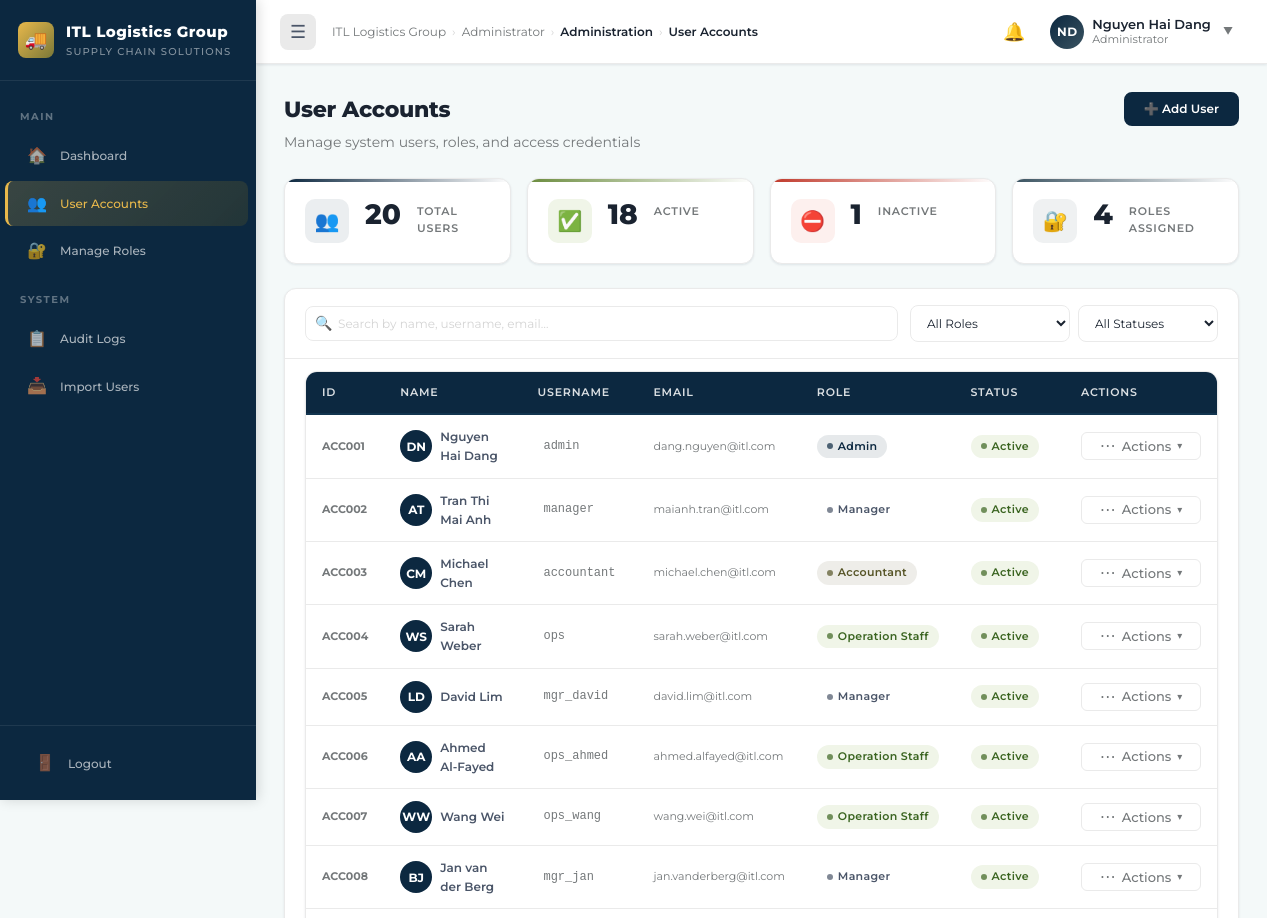
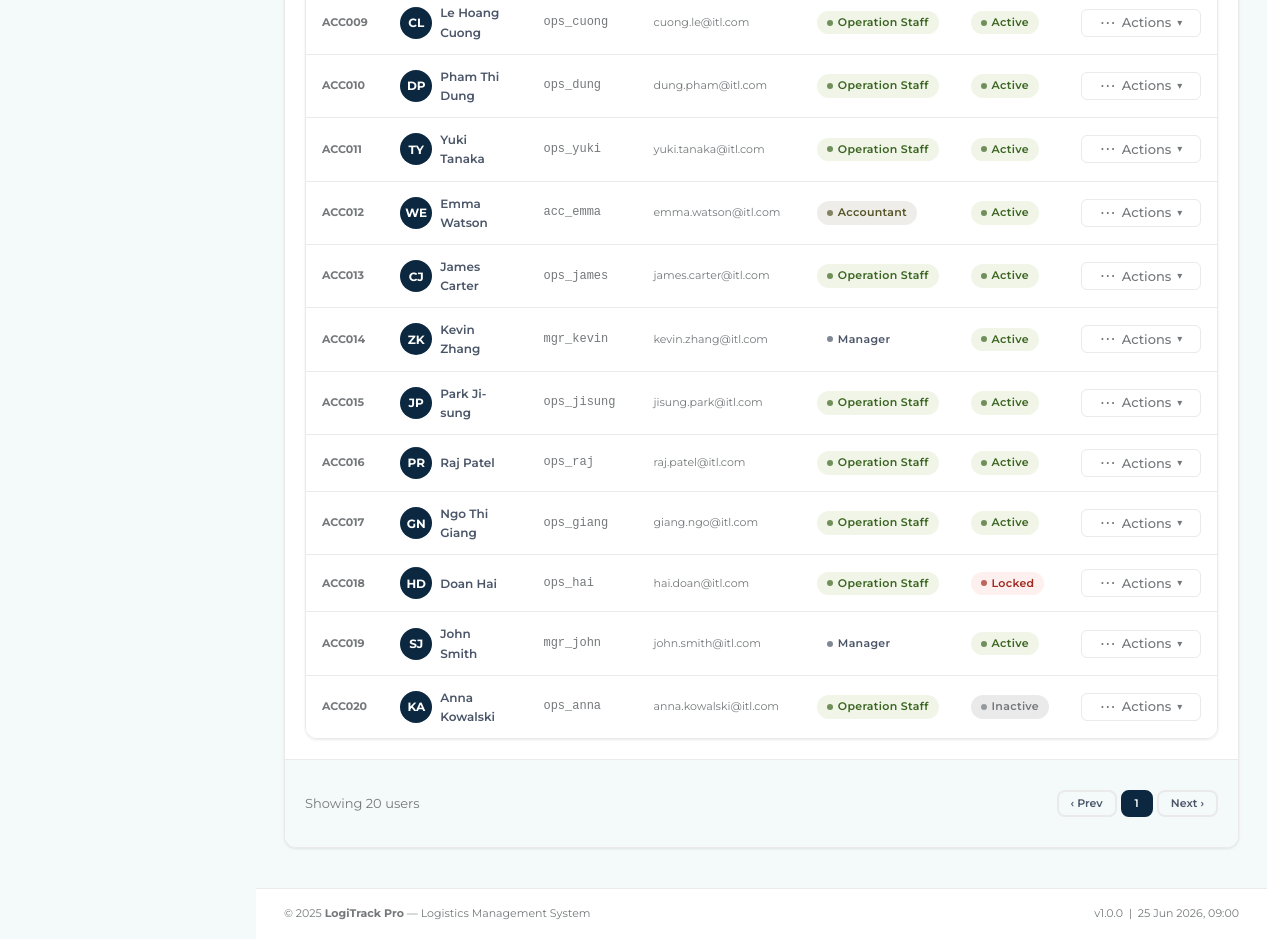
The page /admin/users.php (signed in) on the database its author committed (2 pictures, top to bottom).
### tables this page shows
CREATE TABLE `employee` (
  `EmployeeID` int(11) NOT NULL,
  `RoleID` int(11) DEFAULT NULL,
  `WarehouseID` int(11) DEFAULT NULL,
  `FullName` varchar(100) DEFAULT NULL,
  `DoB` date DEFAULT NULL,
  `ContactEmail` varchar(100) DEFAULT NULL,
  `Phone` varchar(20) DEFAULT NULL
);

CREATE TABLE `account` (
  `AccountID` int(11) NOT NULL,
  `EmployeeID` int(11) DEFAULT NULL,
  `RoleID` int(11) DEFAULT NULL,
  `Username` varchar(50) NOT NULL,
  `PasswordHash` varchar(255) NOT NULL,
  `Status` enum('Active','Inactive','Locked') DEFAULT 'Active'
);

CREATE TABLE `role` (
  `RoleID` int(11) NOT NULL,
  `RoleName` varchar(50) NOT NULL
);

### includes/auth_check.php (called while the page is built, shortened)
<?php
function current_user(): array {
    return $_SESSION['user'] ?? [];
}
function current_role(): string {
    return $_SESSION['user']['role'] ?? '';
}

### admin/users.php (the view, shortened to what this page needs)
<?php
require_once __DIR__ . '/../includes/auth_check.php';
require_once __DIR__ . '/../includes/page_shell.php';
$db = get_db();
$sql = "
    SELECT
        a.AccountID,
        a.Username,
        a.Status,
        e.FullName,
        e.ContactEmail,
        r.RoleID,
        r.RoleName
    FROM account a
    JOIN employee e ON a.EmployeeID = e.EmployeeID
    JOIN role r     ON a.RoleID     = r.RoleID
    ORDER BY a.AccountID ASC
";
$result   = $db->query($sql);
$accounts = [];
while ($row = $result->fetch_assoc()) {
    $accounts[] = $row;
}
$roles_result = $db->query("SELECT RoleID, RoleName FROM role ORDER BY RoleID");
$role_options = [];
while ($r = $roles_result->fetch_assoc()) {
    $role_options[$r['RoleID']] = $r['RoleName'];
}
$total_users    = count($accounts);
$active_users   = count(array_filter($accounts, fn($a) => $a['Status'] === 'Active'));
$inactive_users = count(array_filter($accounts, fn($a) => $a['Status'] === 'Inactive'));
open_page('User Accounts', 'users', [['label' => 'Administration'], ['label' => 'User Accounts']]);
?>
<div class="page-header">
  <div>
    <h1 class="page-title">User Accounts</h1>
    <p class="text-muted" style="margin-top:4px;">Manage system users, roles, and access credentials</p>
  </div>
  <div class="page-actions">
    <button class="btn btn-primary" data-modal-open="modalAddUser">➕ Add User</button>
  </div>
</div>
<div class="stats-grid">
  <div class="stat-card navy">
    <div class="stat-icon">👥</div>
    <div class="stat-value"><?= $total_users ?></div>
    <div class="stat-label">Total Users</div>
  </div>
  <div class="stat-card green">
    <div class="stat-icon">✅</div>
    <div class="stat-value"><?= $active_users ?></div>
    <div class="stat-label">Active</div>
  </div>
  <div class="stat-card red">
    <div class="stat-icon">⛔</div>
    <div class="stat-value"><?= $inactive_users ?></div>
    <div class="stat-label">Inactive</div>
  </div>
  <div class="stat-card slate">
    <div class="stat-icon">🔐</div>
    <div class="stat-value"><?= count($role_options) ?></div>
    <div class="stat-label">Roles Assigned</div>
  </div>
</div>
<div class="card mt-24" style="overflow:hidden;">
  <div class="table-toolbar" style="padding:16px 20px;border-bottom:1px solid var(--border-color);">
    <div class="search-input-wrapper" style="flex:1;">
      <span class="search-icon">🔍</span>
      <input type="text" placeholder="Search by name, username, email…"
             data-table-search="usersTable" class="form-control"
             style="padding-left:32px;width:100%;">
    </div>
    <div class="flex gap-8">
      <select class="form-control" id="filterRole" onchange="filterUsers()" style="min-width:160px;">
        <option value="">All Roles</option>
      </select>
      <select class="form-control" id="filterStatus" onchange="filterUsers()" style="min-width:140px;">
        <option value="">All Statuses</option>
      </select>
    </div>
  </div>
  <div style="padding:0 20px 20px;">
  <div class="table-wrapper">
    <table id="usersTable">
      <thead>
        <tr>
          <th>ID</th>
          <th>Name</th>
          <th>Username</th>
          <th>Email</th>
          <th>Role</th>
          <th>Status</th>
          <th style="text-align:left;width:140px;">Actions</th>
        </tr>
      </thead>
      <tbody>
        <?php foreach ($accounts as $acc):
          $role_badge_color = match(strtolower($acc['RoleName'])) {
              'admin'            => 'navy',
              'manager'          => 'slate',
              'accountant'       => 'olive',
              'operation staff'  => 'green',
              default            => 'gray',
          };
          $status_badge_color = match($acc['Status']) {
              'Active'   => 'green',
              'Inactive' => 'gray',
              'Locked'   => 'red',
              default    => 'gray',
          };
          $name_parts = explode(' ', $acc['FullName']);
          $avatar = mb_strtoupper(mb_substr(end($name_parts), 0, 1) . mb_substr($name_parts[0], 0, 1));
        ?>
          <tr data-role="<?= $acc['RoleID'] ?>" data-status="<?= htmlspecialchars($acc['Status']) ?>">
            <td class="td-muted font-bold">ACC<?= str_pad($acc['AccountID'], 3, '0', STR_PAD_LEFT) ?></td>
            <td>
              <div class="flex gap-8" style="align-items:center;">
                <div style="width:32px;height:32px;border-radius:50%;background:var(--c-navy-800);color:#fff;
                            display:flex;align-items:center;justify-content:center;font-weight:700;
                            font-size:12px;flex-shrink:0;">
                  <?= htmlspecialchars($avatar) ?>
                </div>
                <span style="font-weight:600;"><?= htmlspecialchars($acc['FullName']) ?></span>
              </div>
            </td>
            <td class="td-muted">
              <code style="background:var(--bg-alt);padding:2px 6px;border-radius:4px;font-size:12px;">
                <?= htmlspecialchars($acc['Username']) ?>
              </code>
            </td>
            <td class="td-muted"><?= htmlspecialchars($acc['ContactEmail']) ?></td>
            <td><span class="badge badge-<?= $role_badge_color ?>"><?= htmlspecialchars($acc['RoleName']) ?></span></td>
            <td><span class="badge badge-<?= $status_badge_color ?>"><?= htmlspecialchars($acc['Status']) ?></span></td>
            <td style="text-align:left;">
              <div class="action-menu" style="display:inline-flex;justify-content:flex-start;">
                <button class="action-menu-btn btn btn-outline btn-sm"
                        data-dropdown-toggle="userMenu<?= $acc['AccountID'] ?>"
                        style="display:inline-flex;align-items:center;gap:6px;padding:5px 20px;font-size:13px;font-weight:500;border-radius:6px;white-space:nowrap;width:120px;justify-content:center;">
                  <span style="font-size:16px;line-height:1;">⋯</span> Actions <span style="font-size:10px;">▾</span>
                </button>
              </div>
            </td>
          </tr>
        <?php endforeach; ?>
      </tbody>
    </table>
  </div>
  </div>
  <div class="card-footer flex-between">
    <span class="text-muted" style="font-size:13px;" id="userCount">
      Showing <?= $total_users ?> users
    </span>
    <div class="pagination">
      <button class="btn btn-ghost btn-sm" disabled>‹ Prev</button>
      <button class="btn btn-primary btn-sm">1</button>
      <button class="btn btn-ghost btn-sm" disabled>Next ›</button>
    </div>
  </div>
</div>

### includes/header.php (shortened to what this page needs)
<?php
$user = current_user();
$role = current_role();
function get_badge_count(string $query): int {
    try {
        $db = get_db();
        $result = $db->query($query);
        if ($result && $row = $result->fetch_row()) {
            return (int)$row[0];
        }
    } catch (Exception $e) {  }
    return 0;
}
$badge_exceptions_ops = get_badge_count(
    "SELECT COUNT(*) FROM operational_exception WHERE ApprovalStatus IN ('Pending','Under Investigation')"
);
$badge_exceptions_mgr = $badge_exceptions_ops;
$badge_aging          = get_badge_count(
    "SELECT COUNT(*) FROM invoice WHERE InvoiceType = 'AR_Receivable'
     AND IssueDate < DATE_SUB(NOW(), INTERVAL 30 DAY)"
);
$badge_notifications  = 0;
$b = defined('BASE_URL') ? BASE_URL : '';
$menu = $navMenus[$role] ?? [];
$roleLabels = [
    'admin'      => 'Administrator',
    'manager'    => 'Manager',
    'accountant' => 'Accountant',
    'operations' => 'Operation Staff',
];
$roleLabelDisplay = $roleLabels[$role] ?? ucfirst($role);
$breadcrumbs = $breadcrumbs ?? [];
$activePage  = $activePage  ?? '';
?>
<div class="sidebar" id="mainSidebar">
  <a href="javascript:void(0)" class="sidebar-logo">
    <div class="sidebar-logo-icon">🚚</div>
    <div class="sidebar-logo-text">
      <span class="brand">ITL Logistics Group</span>
      <span class="tagline">Supply Chain Solutions</span>
    </div>
  </a>
  <nav class="sidebar-nav">
    <?php foreach ($menu as $sectionKey => $items): ?>
      <div class="nav-section-label"><?= ucfirst($sectionKey) ?></div>
      <?php foreach ($items as $item): ?>
        <a href="<?= $item['url'] ?>"
           class="nav-item <?= ($activePage === $item['key']) ? 'active' : '' ?>"
           data-tooltip="<?= htmlspecialchars($item['label']) ?>">
          <span class="nav-icon"><?= $item['icon'] ?></span>
          <span class="nav-label"><?= htmlspecialchars($item['label']) ?></span>
        </a>
      <?php endforeach; ?>
    <?php endforeach; ?>
  </nav>
  <div class="sidebar-footer">
    <a href="<?= $b ?>/logout.php"
       class="nav-item"
       data-tooltip="Logout"
       onclick="return confirm('Log out?')">
      <span class="nav-icon">🚪</span>
      <span class="nav-label">Logout</span>
    </a>
  </div>
</div>
<div class="main-content" id="mainContent">
  <header class="topbar">
    <button class="topbar-toggle" id="sidebarToggle" title="Toggle sidebar">☰</button>
    <div class="topbar-breadcrumb">
      <span class="crumb">ITL Logistics Group</span>
      <span class="sep">›</span>
      <span class="crumb"><?= htmlspecialchars($roleLabelDisplay) ?></span>
      <?php foreach ($breadcrumbs as $crumb): ?>
        <span class="sep">›</span>
        <?php if (isset($crumb['url'])): ?>
          <a href="<?= $crumb['url'] ?>" class="crumb"><?= htmlspecialchars($crumb['label']) ?></a>
        <?php else: ?>
          <span class="crumb current"><?= htmlspecialchars($crumb['label']) ?></span>
        <?php endif; ?>
      <?php endforeach; ?>
    </div>
    <div class="topbar-actions">
      <button class="topbar-icon-btn" title="Notifications"
              onclick="window.location.href='<?= $b ?>/<?= $role ?>/<?= $role === 'operations' ? 'notifications' : 'dashboard' ?>.php'">
        🔔
      </button>
      <div class="dropdown-wrapper">
        <button class="avatar-btn" id="avatarBtn">
          <div class="avatar">
            <?php
              $name  = $user['name'] ?? 'U';
              $parts = explode(' ', trim($name));
              $initials = strtoupper(
                  count($parts) >= 2
                      ? mb_substr($parts[0], 0, 1) . mb_substr(end($parts), 0, 1)
                      : mb_substr($name, 0, 2)
              );
              echo htmlspecialchars($initials);
            ?>
          </div>
          <div class="avatar-info">
            <div class="avatar-name"><?= htmlspecialchars($user['name'] ?? 'User') ?></div>
            <div class="avatar-role"><?= htmlspecialchars($roleLabelDisplay) ?></div>
          </div>
          <span style="font-size:10px;color:var(--text-muted);margin-left:4px;">▼</span>
        </button>
      </div>
    </div>
  </header>
  <main class="page-content">

### assets/css/components.css (style rules this page uses)
.action-menu { position: relative; display: inline-block; }
.action-menu-btn { border: 1.5px solid var(--border-color); background: white; border-radius: 6px; cursor: pointer; padding: 5px 10px; font-size: 16px; color: var(--text-muted); transition: all var(--transition-fast); line-height: 1; }
.table-toolbar { display: flex; align-items: center; justify-content: space-between; gap: 12px; margin-bottom: 12px; flex-wrap: wrap; }

### rows shown on the page
employee: FullName "ND", FullName "Nguyen Hai Dang"
account: AccountID "001", EmployeeID.FullName "DN", EmployeeID.FullName "Nguyen Hai Dang", Username "admin", EmployeeID.ContactEmail "dang.nguyen@itl.com", RoleID.RoleName "Admin", Status "Active"
account: AccountID "002", EmployeeID.FullName "AT", EmployeeID.FullName "Tran Thi Mai Anh", Username "manager", EmployeeID.ContactEmail "maianh.tran@itl.com", RoleID.RoleName "Manager", Status "Active"
account: AccountID "003", EmployeeID.FullName "CM", EmployeeID.FullName "Michael Chen", Username "accountant", EmployeeID.ContactEmail "michael.chen@itl.com", RoleID.RoleName "Accountant", Status "Active"
account: AccountID "004", EmployeeID.FullName "WS", EmployeeID.FullName "Sarah Weber", Username "ops", EmployeeID.ContactEmail "sarah.weber@itl.com", RoleID.RoleName "Operation Staff", Status "Active"
account: AccountID "005", EmployeeID.FullName "LD", EmployeeID.FullName "David Lim", Username "mgr_david", EmployeeID.ContactEmail "david.lim@itl.com", RoleID.RoleName "Manager", Status "Active"
account: AccountID "006", EmployeeID.FullName "AA", EmployeeID.FullName "Ahmed Al-Fayed", Username "ops_ahmed", EmployeeID.ContactEmail "ahmed.alfayed@itl.com", RoleID.RoleName "Operation Staff", Status "Active"
account: AccountID "007", EmployeeID.FullName "WW", EmployeeID.FullName "Wang Wei", Username "ops_wang", EmployeeID.ContactEmail "wang.wei@itl.com", RoleID.RoleName "Operation Staff", Status "Active"
account: AccountID "008", EmployeeID.FullName "BJ", EmployeeID.FullName "Jan van der Berg", Username "mgr_jan", EmployeeID.ContactEmail "jan.vanderberg@itl.com", RoleID.RoleName "Manager", Status "Active"
account: AccountID "009", EmployeeID.FullName "CL", EmployeeID.FullName "Le Hoang Cuong", Username "ops_cuong", EmployeeID.ContactEmail "cuong.le@itl.com", RoleID.RoleName "Operation Staff", Status "Active"
account: AccountID "010", EmployeeID.FullName "DP", EmployeeID.FullName "Pham Thi Dung", Username "ops_dung", EmployeeID.ContactEmail "dung.pham@itl.com", RoleID.RoleName "Operation Staff", Status "Active"
account: AccountID "011", EmployeeID.FullName "TY", EmployeeID.FullName "Yuki Tanaka", Username "ops_yuki", EmployeeID.ContactEmail "yuki.tanaka@itl.com", RoleID.RoleName "Operation Staff", Status "Active"
account: AccountID "012", EmployeeID.FullName "WE", EmployeeID.FullName "Emma Watson", Username "acc_emma", EmployeeID.ContactEmail "emma.watson@itl.com", RoleID.RoleName "Accountant", Status "Active"
account: AccountID "013", EmployeeID.FullName "CJ", EmployeeID.FullName "James Carter", Username "ops_james", EmployeeID.ContactEmail "james.carter@itl.com", RoleID.RoleName "Operation Staff", Status "Active"
account: AccountID "014", EmployeeID.FullName "ZK", EmployeeID.FullName "Kevin Zhang", Username "mgr_kevin", EmployeeID.ContactEmail "kevin.zhang@itl.com", RoleID.RoleName "Manager", Status "Active"
account: AccountID "015", EmployeeID.FullName "JP", EmployeeID.FullName "Park Ji-sung", Username "ops_jisung", EmployeeID.ContactEmail "jisung.park@itl.com", RoleID.RoleName "Operation Staff", Status "Active"
account: AccountID "016", EmployeeID.FullName "PR", EmployeeID.FullName "Raj Patel", Username "ops_raj", EmployeeID.ContactEmail "raj.patel@itl.com", RoleID.RoleName "Operation Staff", Status "Active"
account: AccountID "017", EmployeeID.FullName "GN", EmployeeID.FullName "Ngo Thi Giang", Username "ops_giang", EmployeeID.ContactEmail "giang.ngo@itl.com", RoleID.RoleName "Operation Staff", Status "Active"
account: AccountID "018", EmployeeID.FullName "HD", EmployeeID.FullName "Doan Hai", Username "ops_hai", EmployeeID.ContactEmail "hai.doan@itl.com", RoleID.RoleName "Operation Staff", Status "Locked"
account: AccountID "019", EmployeeID.FullName "SJ", EmployeeID.FullName "John Smith", Username "mgr_john", EmployeeID.ContactEmail "john.smith@itl.com", RoleID.RoleName "Manager", Status "Active"
account: AccountID "020", EmployeeID.FullName "KA", EmployeeID.FullName "Anna Kowalski", Username "ops_anna", EmployeeID.ContactEmail "anna.kowalski@itl.com", RoleID.RoleName "Operation Staff", Status "Inactive"

### other values the page prints
$sectionKey "MAIN"
$item['icon'] "🏠"
$item['label'] "Dashboard"
$item['icon'] "👥"
$item['label'] "User Accounts"
$item['icon'] "🔐"
$item['label'] "Manage Roles"
$sectionKey "SYSTEM"
$item['icon'] "📋"
$item['label'] "Audit Logs"
$item['icon'] "📥"
$item['label'] "Import Users"
$roleLabelDisplay "Administrator"
$crumb['label'] "Administration"
$crumb['label'] "User Accounts"
